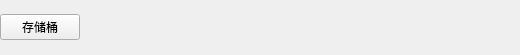
<?xml version="1.0" encoding="UTF-8"?>
<ui version="4.0">
 <class>BreadWidget</class>
 <widget class="QWidget" name="BreadWidget">
  <property name="geometry">
   <rect>
    <x>0</x>
    <y>0</y>
    <width>520</width>
    <height>55</height>
   </rect>
  </property>
  <property name="windowTitle">
   <string>Form</string>
  </property>
  <layout class="QHBoxLayout" name="horizontalLayout">
   <property name="leftMargin">
    <number>0</number>
   </property>
   <property name="topMargin">
    <number>0</number>
   </property>
   <property name="rightMargin">
    <number>0</number>
   </property>
   <property name="bottomMargin">
    <number>0</number>
   </property>
   <item>
    <widget class="QPushButton" name="pushButton">
     <property name="text">
      <string>存储桶</string>
     </property>
    </widget>
   </item>
   <item>
    <spacer name="horizontalSpacer">
     <property name="orientation">
      <enum>Qt::Horizontal</enum>
     </property>
     <property name="sizeHint" stdset="0">
      <size>
       <width>431</width>
       <height>20</height>
      </size>
     </property>
    </spacer>
   </item>
  </layout>
 </widget>
 <resources/>
 <connections/>
</ui>
